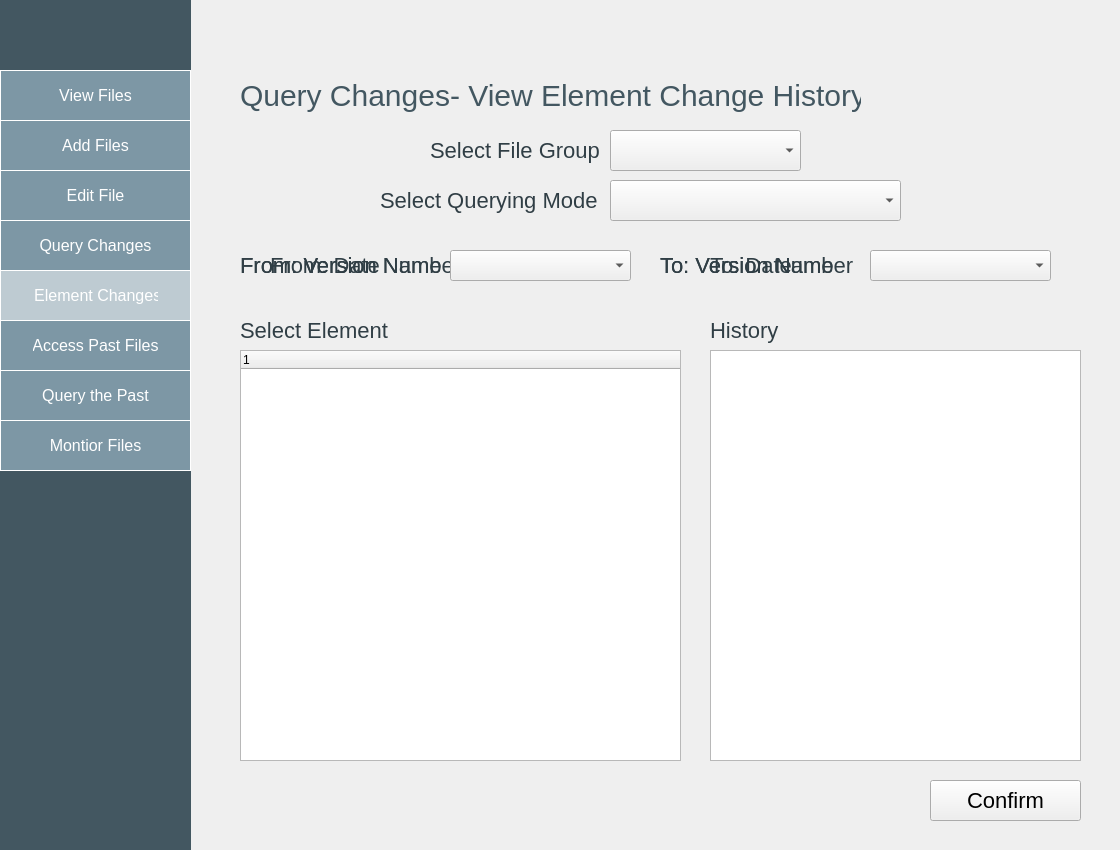
<?xml version="1.0" encoding="UTF-8"?>
<ui version="4.0">
 <class>Dialog</class>
 <widget class="QDialog" name="Dialog">
  <property name="geometry">
   <rect>
    <x>0</x>
    <y>0</y>
    <width>1120</width>
    <height>850</height>
   </rect>
  </property>
  <property name="windowTitle">
   <string>Dialog</string>
  </property>
  <property name="styleSheet">
   <string notr="true">background-color: #rgb(99, 128, 143)</string>
  </property>
  <widget class="QListView" name="listView">
   <property name="geometry">
    <rect>
     <x>0</x>
     <y>0</y>
     <width>191</width>
     <height>851</height>
    </rect>
   </property>
   <property name="styleSheet">
    <string notr="true">background-color: #435761    ;
border: 0px solid black;</string>
   </property>
  </widget>
  <widget class="QPushButton" name="viewFiles">
   <property name="geometry">
    <rect>
     <x>0</x>
     <y>70</y>
     <width>191</width>
     <height>51</height>
    </rect>
   </property>
   <property name="styleSheet">
    <string notr="true">
background-color: #7d97a5 ;
  border: none;
  color: white;
  padding: 15px 32px;
  text-align: center;
  text-decoration: none;
  display: inline-block;
  font-size: 16px;
font-family: helvetica;
border: 1px solid white;

</string>
   </property>
   <property name="text">
    <string>View Files</string>
   </property>
  </widget>
  <widget class="QPushButton" name="addFiles">
   <property name="geometry">
    <rect>
     <x>0</x>
     <y>120</y>
     <width>191</width>
     <height>51</height>
    </rect>
   </property>
   <property name="styleSheet">
    <string notr="true">
background-color: #7d97a5 ;
  border: none;
  color: white;
  padding: 15px 32px;
  text-align: center;
  text-decoration: none;
  display: inline-block;
  font-size: 16px;
font-family: helvetica;
border: 1px solid white;

</string>
   </property>
   <property name="text">
    <string>Add Files</string>
   </property>
  </widget>
  <widget class="QPushButton" name="queryChanges">
   <property name="geometry">
    <rect>
     <x>0</x>
     <y>220</y>
     <width>191</width>
     <height>51</height>
    </rect>
   </property>
   <property name="styleSheet">
    <string notr="true">
background-color: #7d97a5 ;
;  border: none;
  color: white;
  padding: 15px 32px;
  text-align: center;
  text-decoration: none;
  display: inline-block;
  font-size: 16px;
font-family: helvetica;
border: 1px solid white;

</string>
   </property>
   <property name="text">
    <string>Query Changes</string>
   </property>
  </widget>
  <widget class="QPushButton" name="queryPast">
   <property name="geometry">
    <rect>
     <x>0</x>
     <y>370</y>
     <width>191</width>
     <height>51</height>
    </rect>
   </property>
   <property name="styleSheet">
    <string notr="true">
background-color: #7d97a5 ;
  border: none;
  color: white;
  padding: 15px 32px;
  text-align: center;
  text-decoration: none;
  display: inline-block;
  font-size: 16px;
font-family: helvetica;
border: 1px solid white;

</string>
   </property>
   <property name="text">
    <string>Query the Past</string>
   </property>
  </widget>
  <widget class="QLabel" name="label">
   <property name="geometry">
    <rect>
     <x>240</x>
     <y>70</y>
     <width>621</width>
     <height>51</height>
    </rect>
   </property>
   <property name="styleSheet">
    <string notr="true">font-family:helvetica;
font-size:30px;
color: #435761  ;</string>
   </property>
   <property name="text">
    <string>Query Changes- View Element Change History</string>
   </property>
  </widget>
  <widget class="QLabel" name="label_2">
   <property name="geometry">
    <rect>
     <x>380</x>
     <y>170</y>
     <width>221</width>
     <height>61</height>
    </rect>
   </property>
   <property name="styleSheet">
    <string notr="true">color: #303e45 ;
  font-size: 22px;
font-family: helvetica;</string>
   </property>
   <property name="text">
    <string>Select Querying Mode</string>
   </property>
  </widget>
  <widget class="QComboBox" name="comboBox">
   <property name="geometry">
    <rect>
     <x>610</x>
     <y>180</y>
     <width>291</width>
     <height>41</height>
    </rect>
   </property>
   <property name="styleSheet">
    <string notr="true">alternate-background-color: #7d97a5 ;
font-size:14px;
</string>
   </property>
   <item>
    <property name="text">
     <string/>
    </property>
   </item>
   <item>
    <property name="text">
     <string>Version Num</string>
    </property>
   </item>
   <item>
    <property name="text">
     <string>Version Name</string>
    </property>
   </item>
   <item>
    <property name="text">
     <string>Date</string>
    </property>
   </item>
  </widget>
  <widget class="QLabel" name="fromvname">
   <property name="geometry">
    <rect>
     <x>240</x>
     <y>230</y>
     <width>201</width>
     <height>71</height>
    </rect>
   </property>
   <property name="styleSheet">
    <string notr="true">color: #303e45 ;
  font-size: 22px;
font-family: helvetica;</string>
   </property>
   <property name="text">
    <string>From: Version Name</string>
   </property>
  </widget>
  <widget class="QLabel" name="fromvnum">
   <property name="geometry">
    <rect>
     <x>240</x>
     <y>230</y>
     <width>271</width>
     <height>71</height>
    </rect>
   </property>
   <property name="styleSheet">
    <string notr="true">color: #303e45 ;
  font-size: 22px;
font-family: helvetica;</string>
   </property>
   <property name="text">
    <string>From: Version Number</string>
   </property>
  </widget>
  <widget class="QLabel" name="fromDate">
   <property name="geometry">
    <rect>
     <x>270</x>
     <y>230</y>
     <width>191</width>
     <height>71</height>
    </rect>
   </property>
   <property name="styleSheet">
    <string notr="true">color: #303e45 ;
  font-size: 22px;
font-family: helvetica;</string>
   </property>
   <property name="text">
    <string>From: Date </string>
   </property>
  </widget>
  <widget class="QDateEdit" name="dateFrom">
   <property name="geometry">
    <rect>
     <x>450</x>
     <y>250</y>
     <width>181</width>
     <height>31</height>
    </rect>
   </property>
   <property name="styleSheet">
    <string notr="true">font-size:20px;</string>
   </property>
  </widget>
  <widget class="QPushButton" name="editFile">
   <property name="geometry">
    <rect>
     <x>0</x>
     <y>170</y>
     <width>191</width>
     <height>51</height>
    </rect>
   </property>
   <property name="styleSheet">
    <string notr="true">
background-color: #7d97a5 ;

  border: none;
  color: white;
  padding: 15px 32px;
  text-align: center;
  text-decoration: none;
  display: inline-block;
  font-size: 16px;
font-family: helvetica;
border: 1px solid white;

</string>
   </property>
   <property name="text">
    <string>Edit File</string>
   </property>
  </widget>
  <widget class="QTextEdit" name="textEdit">
   <property name="geometry">
    <rect>
     <x>710</x>
     <y>350</y>
     <width>371</width>
     <height>411</height>
    </rect>
   </property>
  </widget>
  <widget class="QDateEdit" name="dateTo">
   <property name="geometry">
    <rect>
     <x>870</x>
     <y>250</y>
     <width>181</width>
     <height>31</height>
    </rect>
   </property>
   <property name="styleSheet">
    <string notr="true">font-size:20px;</string>
   </property>
  </widget>
  <widget class="QLabel" name="toDate">
   <property name="geometry">
    <rect>
     <x>710</x>
     <y>230</y>
     <width>191</width>
     <height>71</height>
    </rect>
   </property>
   <property name="styleSheet">
    <string notr="true">color: #303e45 ;
  font-size: 22px;
font-family: helvetica;</string>
   </property>
   <property name="text">
    <string>To: Date </string>
   </property>
  </widget>
  <widget class="QLabel" name="tovname">
   <property name="geometry">
    <rect>
     <x>660</x>
     <y>230</y>
     <width>201</width>
     <height>71</height>
    </rect>
   </property>
   <property name="styleSheet">
    <string notr="true">color: #303e45 ;
  font-size: 22px;
font-family: helvetica;</string>
   </property>
   <property name="text">
    <string>To: Version Name</string>
   </property>
  </widget>
  <widget class="QLabel" name="tovnum">
   <property name="geometry">
    <rect>
     <x>660</x>
     <y>230</y>
     <width>271</width>
     <height>71</height>
    </rect>
   </property>
   <property name="styleSheet">
    <string notr="true">color: #303e45 ;
  font-size: 22px;
font-family: helvetica;</string>
   </property>
   <property name="text">
    <string>To: Version Number</string>
   </property>
  </widget>
  <widget class="QSpinBox" name="vnumfrom">
   <property name="geometry">
    <rect>
     <x>480</x>
     <y>250</y>
     <width>51</width>
     <height>31</height>
    </rect>
   </property>
   <property name="styleSheet">
    <string notr="true">font-size:16px;</string>
   </property>
  </widget>
  <widget class="QSpinBox" name="vnumto">
   <property name="geometry">
    <rect>
     <x>890</x>
     <y>250</y>
     <width>51</width>
     <height>31</height>
    </rect>
   </property>
   <property name="styleSheet">
    <string notr="true">font-size:16px;</string>
   </property>
  </widget>
  <widget class="QComboBox" name="filegrp">
   <property name="geometry">
    <rect>
     <x>610</x>
     <y>130</y>
     <width>191</width>
     <height>41</height>
    </rect>
   </property>
   <item>
    <property name="text">
     <string/>
    </property>
   </item>
  </widget>
  <widget class="QLabel" name="label_4">
   <property name="geometry">
    <rect>
     <x>430</x>
     <y>120</y>
     <width>171</width>
     <height>61</height>
    </rect>
   </property>
   <property name="styleSheet">
    <string notr="true">color: #303e45 ;
  font-size: 22px;
font-family: helvetica;</string>
   </property>
   <property name="text">
    <string>Select File Group</string>
   </property>
  </widget>
  <widget class="QComboBox" name="vnameto">
   <property name="geometry">
    <rect>
     <x>870</x>
     <y>250</y>
     <width>181</width>
     <height>31</height>
    </rect>
   </property>
  </widget>
  <widget class="QComboBox" name="vnamefrom">
   <property name="geometry">
    <rect>
     <x>450</x>
     <y>250</y>
     <width>181</width>
     <height>31</height>
    </rect>
   </property>
  </widget>
  <widget class="QTreeWidget" name="treeWidget">
   <property name="geometry">
    <rect>
     <x>240</x>
     <y>350</y>
     <width>441</width>
     <height>411</height>
    </rect>
   </property>
   <column>
    <property name="text">
     <string notr="true">1</string>
    </property>
   </column>
  </widget>
  <widget class="QPushButton" name="queryChanges_2">
   <property name="geometry">
    <rect>
     <x>0</x>
     <y>270</y>
     <width>191</width>
     <height>51</height>
    </rect>
   </property>
   <property name="styleSheet">
    <string notr="true">
background-color: #becbd2  ;  border: none;
  color: white;
  padding: 15px 32px;
  text-align: center;
  text-decoration: none;
  display: inline-block;
  font-size: 16px;
font-family: helvetica;
border: 1px solid white;

</string>
   </property>
   <property name="text">
    <string> Element Changes</string>
   </property>
  </widget>
  <widget class="QPushButton" name="viewOld">
   <property name="geometry">
    <rect>
     <x>0</x>
     <y>320</y>
     <width>191</width>
     <height>51</height>
    </rect>
   </property>
   <property name="styleSheet">
    <string notr="true">background-color: #7d97a5 ;
  border: none;
  color: white;
  padding: 15px 32px;
  text-align: center;
  text-decoration: none;
  display: inline-block;
  font-size: 16px;
font-family: helvetica;
border: 1px solid white;

</string>
   </property>
   <property name="text">
    <string>Access Past Files</string>
   </property>
  </widget>
  <widget class="QLabel" name="label_5">
   <property name="geometry">
    <rect>
     <x>240</x>
     <y>300</y>
     <width>171</width>
     <height>61</height>
    </rect>
   </property>
   <property name="styleSheet">
    <string notr="true">color: #303e45 ;
  font-size: 22px;
font-family: helvetica;</string>
   </property>
   <property name="text">
    <string>Select Element</string>
   </property>
  </widget>
  <widget class="QLabel" name="label_6">
   <property name="geometry">
    <rect>
     <x>710</x>
     <y>300</y>
     <width>171</width>
     <height>61</height>
    </rect>
   </property>
   <property name="styleSheet">
    <string notr="true">color: #303e45 ;
  font-size: 22px;
font-family: helvetica;</string>
   </property>
   <property name="text">
    <string>History</string>
   </property>
  </widget>
  <widget class="QPushButton" name="confirm">
   <property name="geometry">
    <rect>
     <x>930</x>
     <y>780</y>
     <width>151</width>
     <height>41</height>
    </rect>
   </property>
   <property name="styleSheet">
    <string notr="true">font-size:22px
</string>
   </property>
   <property name="text">
    <string>Confirm</string>
   </property>
  </widget>
  <widget class="QPushButton" name="monitor">
   <property name="geometry">
    <rect>
     <x>0</x>
     <y>420</y>
     <width>191</width>
     <height>51</height>
    </rect>
   </property>
   <property name="styleSheet">
    <string notr="true">  border: none;
background-color: #7d97a5 ;

  color: white;
  padding: 15px 32px;
  text-align: center;
  text-decoration: none;
  display: inline-block;
  font-size: 16px;
font-family: helvetica;
border: 1px solid white;

</string>
   </property>
   <property name="text">
    <string>Montior Files</string>
   </property>
  </widget>
 </widget>
 <resources/>
 <connections/>
</ui>
